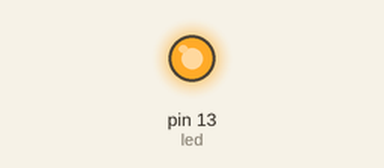
The sketch below on a simulated Arduino Uno, built with avr-gcc and run on an emulated ATmega328P. On the bench: output pins drawn as LEDs (lit = HIGH).

Above: at 0.5 s.
At 12.0 s:
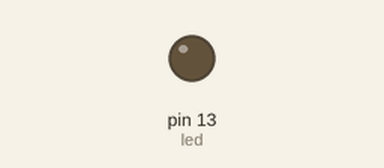
Timing chart, 0 to 17.9 s (numbered marks = the images above):
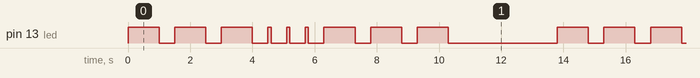

The sketch:

led-test.ino
```cpp
const int led = 13;
int longDelay = 1000;
int shortDelay = 100;
int waitTime = 500;

void setup() {
  pinMode(led, OUTPUT);

}

void loop() {
  for (int i=0; i<3; i++){
    digitalWrite(led, HIGH);
    delay(longDelay);
    digitalWrite(led, LOW);
    delay(waitTime);
  }

  for (int j=0; j<3; j++){
    digitalWrite(led, HIGH);
    delay(shortDelay);
    digitalWrite(led, LOW);
    delay(waitTime);
  }

  for (int i=0; i<3; i++){
    digitalWrite(led, HIGH);
    delay(longDelay);
    digitalWrite(led, LOW);
    delay(waitTime);
  }


  delay(3000);
}
```

Measured:
- by itself, pin 13 (led): repeats every 13.8 s: 2 × (LOW 0.50 s, HIGH 1.0 s), 3 × (LOW 0.50 s, HIGH 0.10 s), 3 × (LOW 0.50 s, HIGH 1.0 s), LOW 3.5 s, HIGH 1.0 s
- by itself, everything shown: repeats every 13.8 s, in 18 steps
